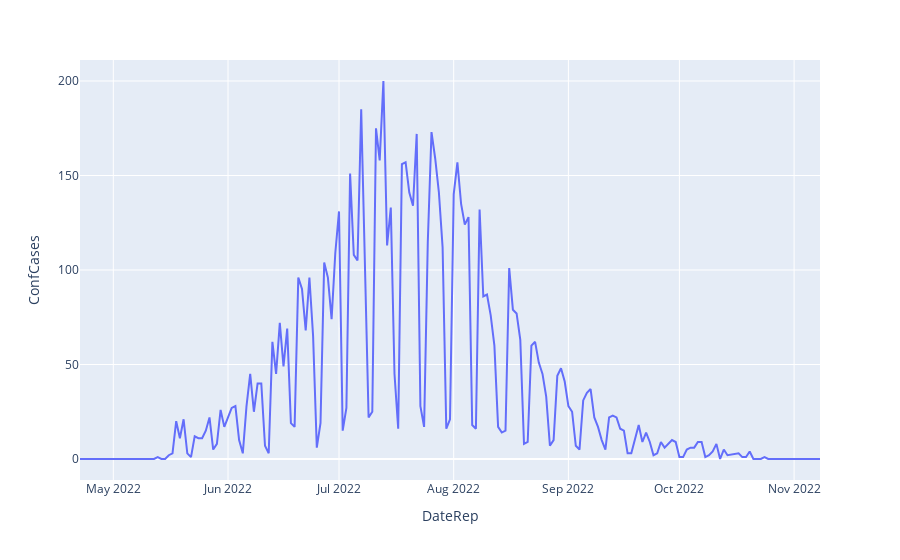

The notebook cell this image was saved under:
### Markdown cell above
Below is another representation of new casese in Spain over time. Roll your pointer over the line to see data for specific points.

### Code cell
#Another representation of new confirmed cases in Spain
fig = px.line(Spaindf, x='DateRep', y='ConfCases')
fig.show()

### Figure 1 — Plotly figure (JSON) as saved in the notebook; plotly's stock layout.template omitted (floating-point values rounded to 4 significant figures; data arrays with more than 128 entries replaced by an {"elided": "..."} marker saying what was removed)
{"data": [{"hovertemplate": "DateRep=%{x}<br>ConfCases=%{y}<extra></extra>", "legendgroup": "", "line": {"color": "#636efa", "dash": "solid"}, "marker": {"symbol": "circle"}, "mode": "lines", "name": "", "orientation": "v", "showlegend": false, "type": "scatter", "x": {"elided": "183 str values"}, "xaxis": "x", "y": {"elided": "183 int values"}, "yaxis": "y"}], "layout": {"legend": {"tracegroupgap": 0}, "margin": {"t": 60}, "xaxis": {"anchor": "y", "domain": [0, 1], "title": {"text": "DateRep"}}, "yaxis": {"anchor": "x", "domain": [0, 1], "title": {"text": "ConfCases"}}}}
